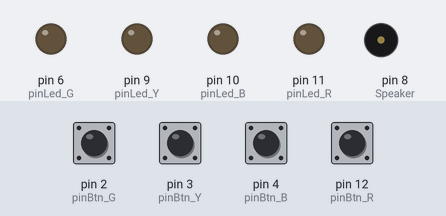
Simulated run of this sketch. Board: Arduino Uno, built with avr-gcc and run on an emulated ATmega328P. Shown: output pins drawn as LEDs (lit = HIGH), buzzer (waves = sounding). Dashed ring = blinking. Inputs (shaded band) come from the test bench; at power-on: pin 2 (pinBtn_G), pin 3 (pinBtn_Y), pin 4 (pinBtn_B), pin 12 (pinBtn_R) HIGH. Random numbers use the default seed unless the sketch sets one.

Above: at 3.2 s.
3.3 s: pin 3 (pinBtn_Y) pulled LOW for 0.15 s
At 4.1 s:
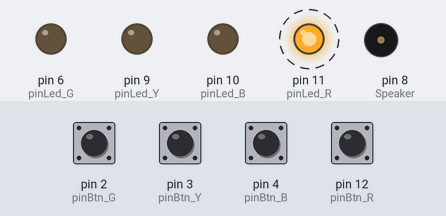
At 6.3 s:
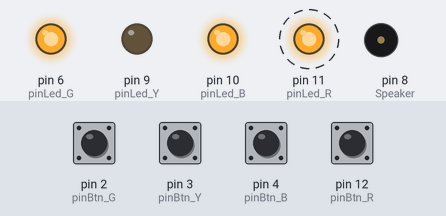
Timing chart, 0 to 9.3 s (numbered marks = the images above; inputs shaded):
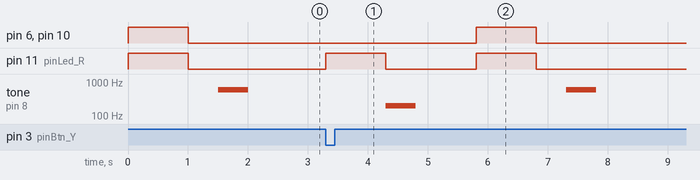

The sketch:

Matalat_sium.ino
```cpp
#define pinLed_G 6
#define pinLed_Y 9
#define pinLed_B 10
#define pinLed_R 11

#define pinBtn_G 2
#define pinBtn_Y 3
#define pinBtn_B 4
#define pinBtn_R 12

#define Speaker 8

#define NUM_OF_LEDS 4
int Leds[NUM_OF_LEDS] = { pinLed_G, pinLed_Y, pinLed_B, pinLed_R };
int Btns[NUM_OF_LEDS] = { pinBtn_G, pinBtn_Y, pinBtn_B, pinBtn_R };
bool isLedON[NUM_OF_LEDS];
bool isBtnPressed[NUM_OF_LEDS] = { false, false, false, false };
int lastStateBtn[NUM_OF_LEDS] = { HIGH, HIGH, HIGH, HIGH };
int cnt = 0;

int rnd;
unsigned long start1Press;
unsigned long endPress;
unsigned long lastPress;

void setup() {
  for (int k = 0; k < NUM_OF_LEDS; k++) {
    pinMode(Leds[k], OUTPUT);
  }
  for (int k = 0; k < NUM_OF_LEDS; k++) {
    pinMode(Btns[k], INPUT_PULLUP);
  }
  randomSeed(analogRead(A0));
  pinMode(Speaker, OUTPUT);
  lastPress = millis();
  LedOff();
  playGame();
}

void loop() {
  for (int k = 0; k < NUM_OF_LEDS; k++) {
    if ((digitalRead(Btns[k]) == LOW) && (lastStateBtn[k] == HIGH) && (millis() - lastPress > 50)) {
      lastStateBtn[k] = LOW;
      lastPress = millis();

      if (!isLedON[k]) {
        gameOver();
        return;
      }

      if (!isBtnPressed[k]) {
        if (cnt == 0) {
          start1Press = millis();
        }
        cnt++;
        isBtnPressed[k] = true;
      }

    } else if (digitalRead(Btns[k]) == HIGH && lastStateBtn[k] == LOW) {
      lastStateBtn[k] = HIGH;

      if (cnt == 3) {
        endPress = millis();
        if (endPress - start1Press < 1000) {
          youWin();
        } else {
          gameOver();
        }
      }
    }
  }
}

void youWin() {
  LedBlink(0);
  bip(800);
  delay(1000);
  playGame();
}

void gameOver() {
  LedBlink(3);
  bip(200);
  delay(1000);
  playGame();
}

void playGame() {
  cnt = 0;
  for (int k = 0; k < NUM_OF_LEDS; k++) {
    isLedON[k] = false;
    isBtnPressed[k] = false;
    lastStateBtn[k] = HIGH;
  }
  rndLeds();
  ledsBlink();
  delay(500);
  bip(600);
}

void rndLeds() {
  for (int i = 0; i < 3; i++) {
    rnd = random(0, 4);
    while (isLedON[rnd]) {
      rnd = random(0, 4);
    }
    isLedON[rnd] = true;
  }
}

void ledsBlink() {
  for (int i = 0; i < NUM_OF_LEDS; i++) {
    if (isLedON[i]) {
      LedOn(i);
    }
  }
  delay(1000);
  LedOff();
}

void LedOn(int chnl) {
  digitalWrite(Leds[chnl], HIGH);
}

void LedBlink(int chnl) {
  digitalWrite(Leds[chnl], HIGH);
  delay(1000);
  digitalWrite(Leds[chnl], LOW);
}

void LedOff() {
  for (int i = 0; i < NUM_OF_LEDS; i++) {
    digitalWrite(Leds[i], LOW);
  }
}

void bip(int val) {
  tone(Speaker, val);
  delay(500);
  noTone(Speaker);
}
```

Measured:
- after the input at 3.3 s, pin 6 (pinLed_G), pin 10 (pinLed_B): LOW → HIGH after 2.5 s, → LOW 1.0 s later; pin 11 (pinLed_R): alternates HIGH for 1.0 s and LOW for 1.5 s, 4 changes in all, then stays LOW, starting at once; tone on pin 8 (Speaker): silent → 200 Hz after 1.0 s, → silent 0.50 s later, → 600 Hz 2.5 s later, → silent 0.50 s later
